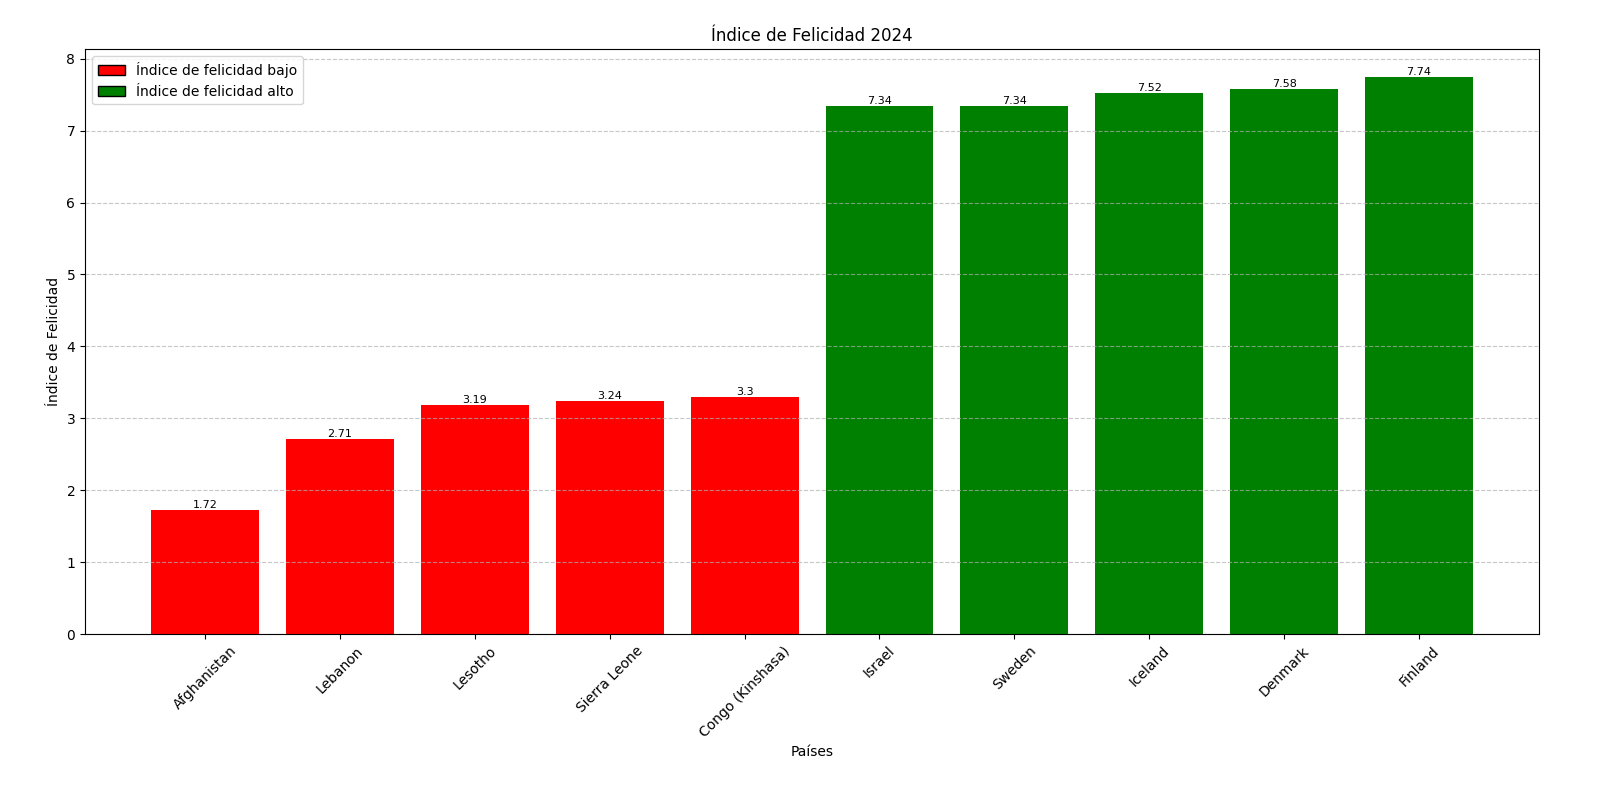

This figure's Python source:
import pandas as pd
import matplotlib.pyplot as plt

# Cargar el dataset
df = pd.read_csv('WHR2024.csv')

# Ordenar los países por su índice de felicidad de menor a mayor
df_sorted = df.sort_values(by='Ladder score')

# Tomar los 5 peores países y los 5 mejores países
peores_paises = df_sorted.head(5)
mejores_paises = df_sorted.tail(5)

# Concatenar los dataframes de los peores y mejores países
top_y_bottom = pd.concat([peores_paises, mejores_paises])

# Crear un gráfico de barras para visualizar los 5 peores y 5 mejores países
plt.figure(figsize=(10, 6))
bars = plt.bar(top_y_bottom['Country name'], top_y_bottom['Ladder score'], color=['red']*5 + ['green']*5)

# Agregar los valores de los índices encima de las barras
for bar in bars:
    plt.text(bar.get_x() + bar.get_width()/2, bar.get_height(), round(bar.get_height(), 2),
             ha='center', va='bottom', fontsize=8, color='black')

# Agregar leyenda
plt.legend(handles=[plt.Rectangle((0,0),1,1, color='red', ec="k"), 
                    plt.Rectangle((0,0),1,1, color='green', ec="k")],
           labels=['Índice de felicidad bajo', 'Índice de felicidad alto'])

plt.title('Índice de Felicidad 2024')
plt.xlabel('Países')
plt.ylabel('Índice de Felicidad')
plt.xticks(rotation=45)
plt.grid(axis='y', linestyle='--', alpha=0.7)
plt.tight_layout()
plt.show()
